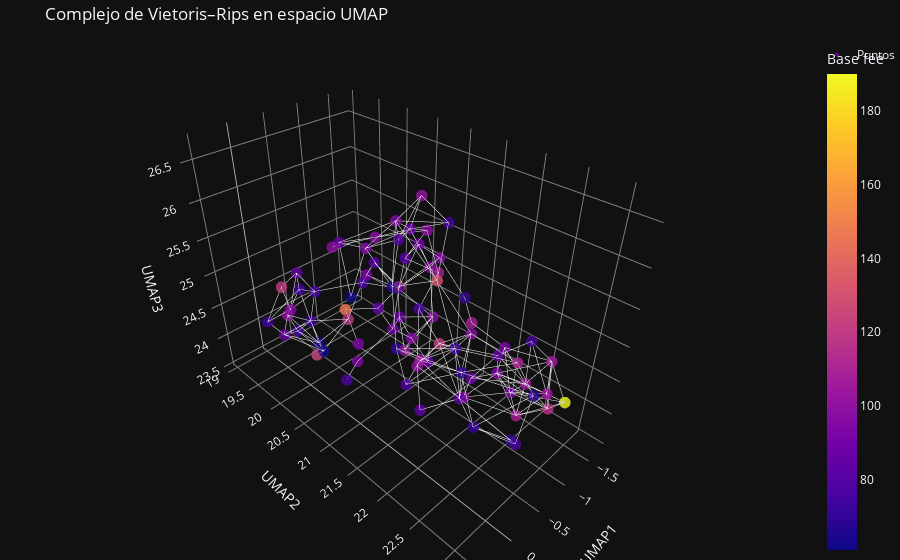

Here is the notebook cell this chart was saved with:
### Code cell
fig = plot_rips_complex_3d(df_space, simplex_tree,"Base fee")
fig.show()
